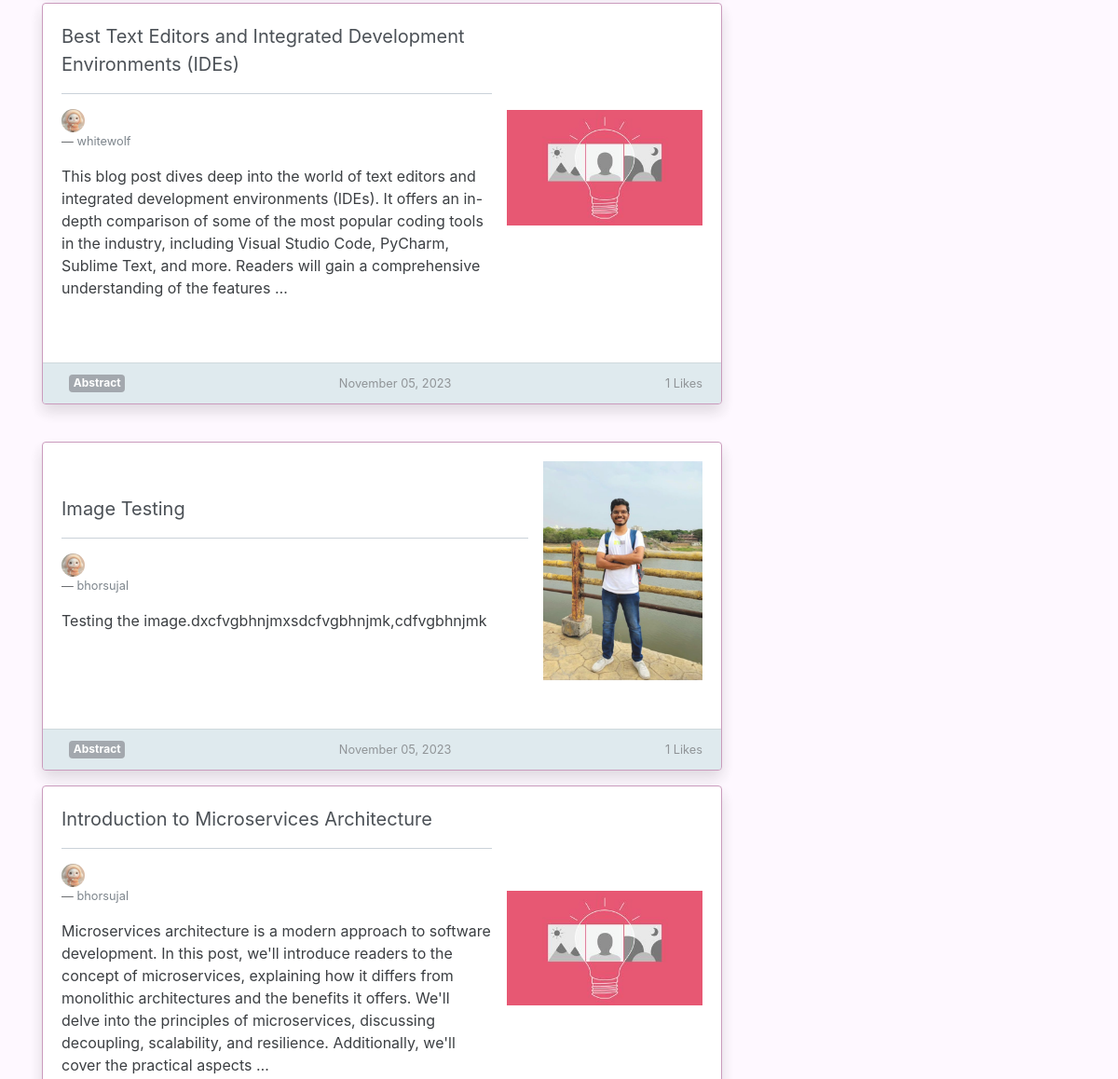
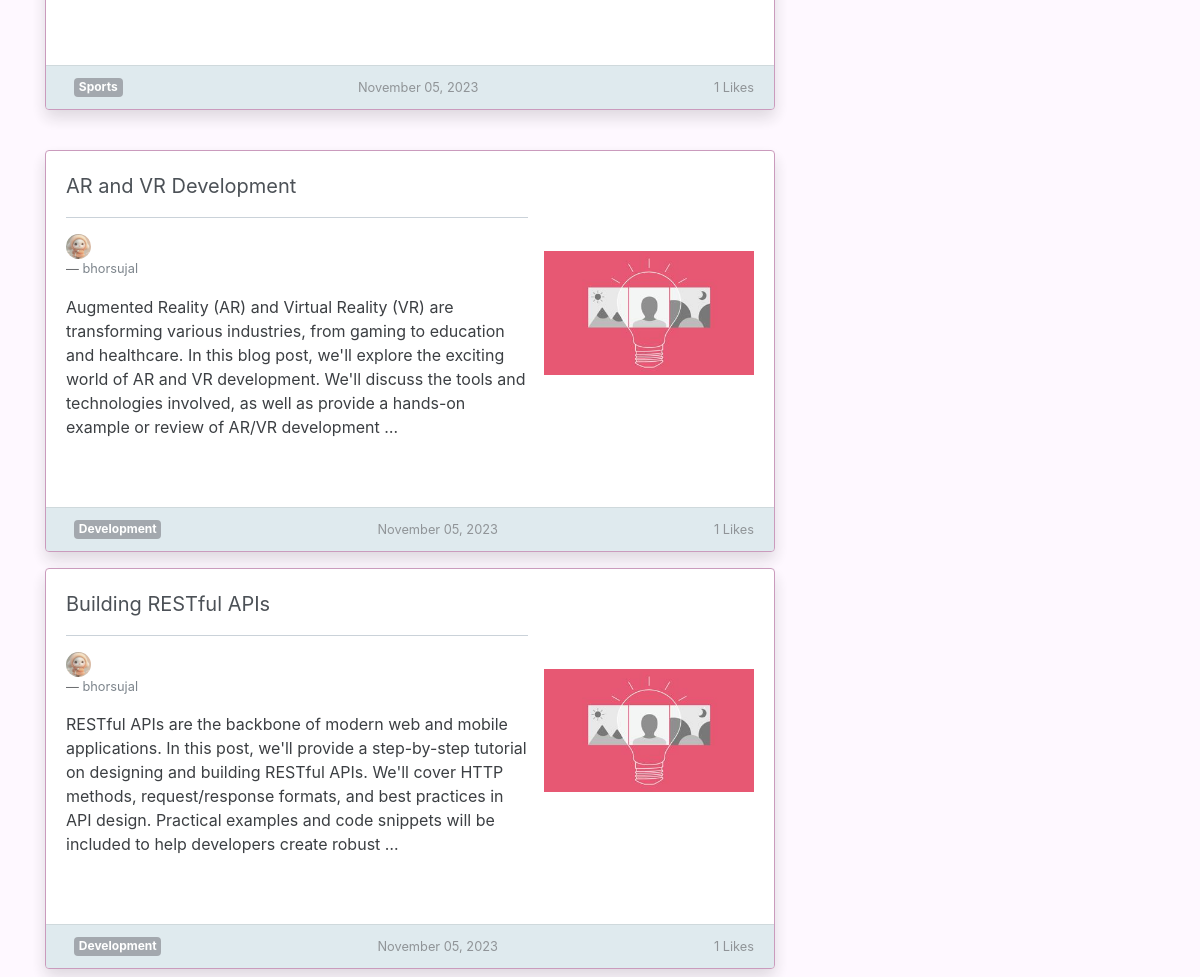
Page /?sort_by=likes (lower part) on the earlier database version (2 pictures, top to bottom).
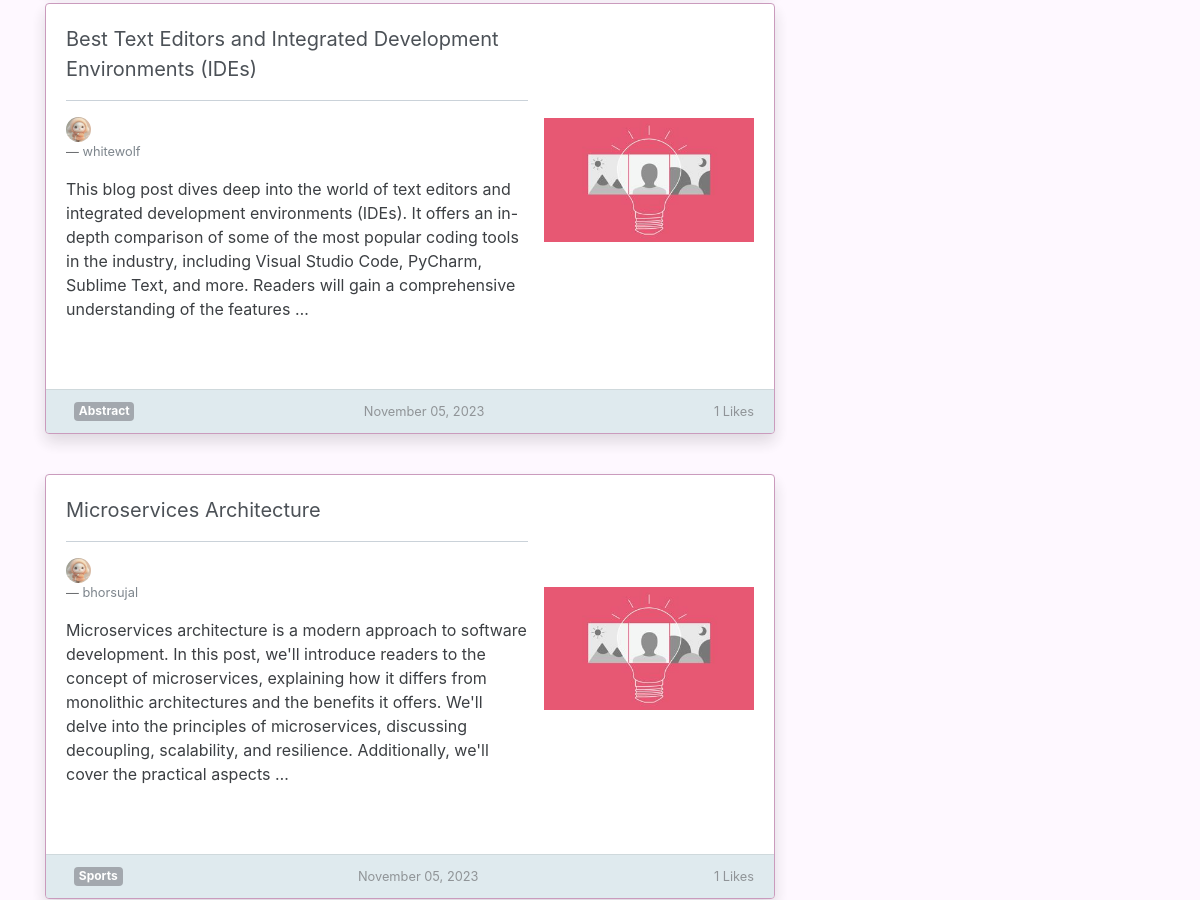
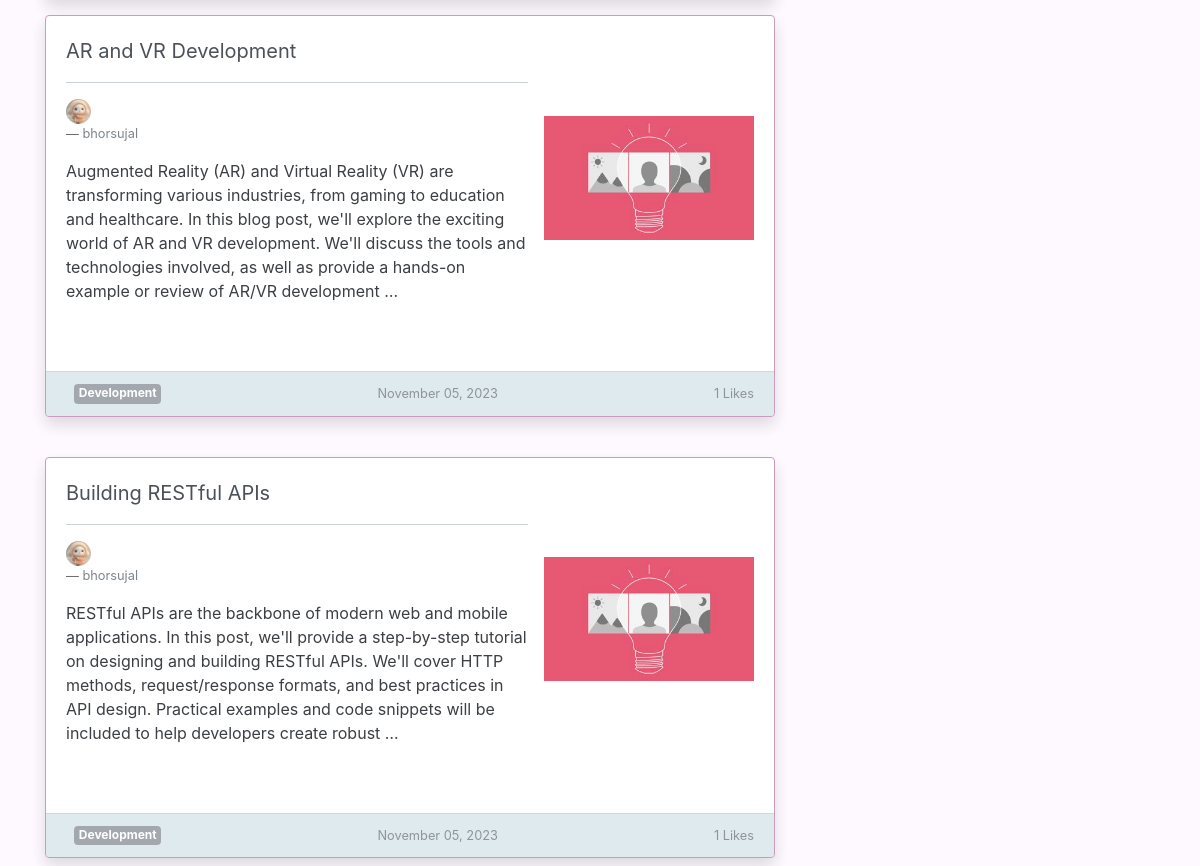
Same page on the later database version (2 pictures, top to bottom).
### blog/models.py (models this page shows, shortened)
class Post(models.Model):
	title = models.CharField(max_length=100)
	content = models.TextField()
	date_posted = models.DateTimeField(default=timezone.now)
	author = models.ForeignKey(User, on_delete=models.CASCADE)  #, a ForeignKey is a field used to create a many-to-one relationship between two models in a database.
	likes = models.ManyToManyField(User, related_name='liked_posts')
	category = models.ForeignKey(Category, on_delete=models.SET_NULL, null=True)
	image = models.ImageField(default='default1.jpg', upload_to='post_images')

class Category(models.Model):
    name = models.CharField(max_length=255)
    def __str__(self):
        return self.name

### user_authentication/models.py (models this page shows, shortened)
class Profile(models.Model):
	user = models.OneToOneField(User, on_delete=models.CASCADE)
	image = models.ImageField(default='default.jpg', upload_to='profile_pics')

### blog/views.py (the view)
# urls.py: path('', PostListView.as_view(), name = 'blog-home'),
class PostListView(ListView):
    model = Post
    template_name = 'blog/home.html'
    context_object_name = 'posts'
    ordering = ['-date_posted']
    def get_context_data(self, **kwargs):
        context = super().get_context_data(**kwargs)
        categories = Category.objects.annotate(post_count=Count('post'))
        if not self.object_list:
            context['posts'] = []
        sort_by = self.request.GET.get('sort_by', 'newest')
        if sort_by not in ['title', 'likes', 'newest', 'oldest']:
            sort_by = 'newest'
        if self.request.user.is_authenticated:
            user = self.request.user
            context['liked_posts'] = self.request.user.liked_posts.all()
        context['categories'] = categories  # Pass categories to the context
        context['active_category'] = self.kwargs.get('category_id', None)  # Add this line
        return context
    def get_queryset(self):
        sort_by = self.request.GET.get('sort_by','newest')
        if sort_by == 'title':
            return Post.objects.order_by('title')
        elif sort_by == 'likes' :
            return Post.objects.annotate(like_count=Count('likes')).order_by('-like_count')
        elif sort_by == 'newest':
            return Post.objects.order_by('-date_posted')
        elif sort_by == 'oldest':
            return Post.objects.order_by('date_posted')

### blog/templates/blog/home.html (shortened to what this page needs)
{% extends "blog/base.html" %}
{% block content %}
<div class="row g-4">
  {% for post in posts %}
    <div class="col-md-12 g-3 mb-4" style="width: auto;">
      <div class="card border-subtle h-100 mt-3 mb-3 shadow" style="border-color: #c38eb4;">
        <div class="card-body">
          <a class="card-title lead text-dark" href="{% url 'post-detail' post.id %}">
            <div class="d-flex align-items-center">
              <div class="flex-grow-1">
                <strong>{{ post.title }}</strong>
              </a>
              <hr>
              <div class="d-flex align-items-center">
                <div class="mr-auto">
                  <img class="rounded-circle account-img" src="{{ post.author.profile.image.url }}" style="max-width: 25px; max-height: 25px;" alt="qwert">
                </div>
              </div>
              <figcaption class="blockquote-footer text-body-secondary" style="display: flex; justify-content: left; align-items: left;">
                <a class="text-muted" href="{% url 'user-posts' post.author.username %}">{{ post.author }}</a>
              </figcaption>
              <p class="card-text mt-3">{{ post.content|truncatewords:50 }}</p>
              </div>
              <a class="rectangular-icon-container ml-3">
                <img src="{{ post.image.url }}" alt="{{ post.title }}" style="max-width: 210px; max-height: 235px;">
              </a>
            </div>
        </div>
        <div class="card-footer d-flex justify-content-between" style="background-color: #cddee5; opacity: 0.7;">
          <span class="badge badge-secondary ml-2">{{ post.category }}</span>
          <small class="text-body-secondary">{{ post.date_posted|date:"F d, Y" }}</small>
          <small class="text-body-secondary">{{ post.likes.count }} Likes</small>
        </div>
      </div>
    </div>
    {% if forloop.counter|divisibleby:2 and not forloop.last %}
      <div class="row g-4">
    {% endif %}
  {% endfor %}
{% endblock content %}

Differences in the rows shown:
removed Post: title "Image Testing", author.profile.image (placeholder picture), author "bhorsujal", content "Testing the image.dxcfvgbhnjmxsdcfvgbhnjmk,cdfvgbhnjmk", image (picture), category "Abstract", date_posted "November 05, 2023", likes.count "1"
changed Post "Sports": title "Introduction to Microservices Architecture" → "Microservices Architecture"
